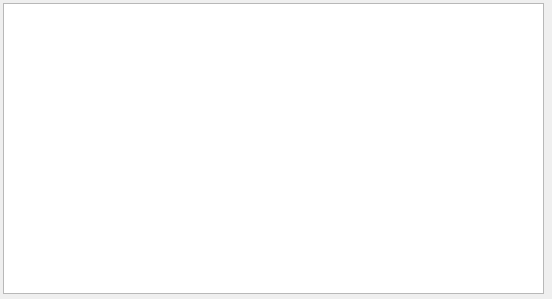
<?xml version="1.0" encoding="UTF-8"?>
<ui version="4.0">
 <class>Form</class>
 <widget class="QWidget" name="Form">
  <property name="geometry">
   <rect>
    <x>0</x>
    <y>0</y>
    <width>552</width>
    <height>299</height>
   </rect>
  </property>
  <property name="windowTitle">
   <string>Form</string>
  </property>
  <widget class="QPlainTextEdit" name="plainTextEdit">
   <property name="geometry">
    <rect>
     <x>3</x>
     <y>3</y>
     <width>541</width>
     <height>291</height>
    </rect>
   </property>
  </widget>
 </widget>
 <resources/>
 <connections/>
</ui>
